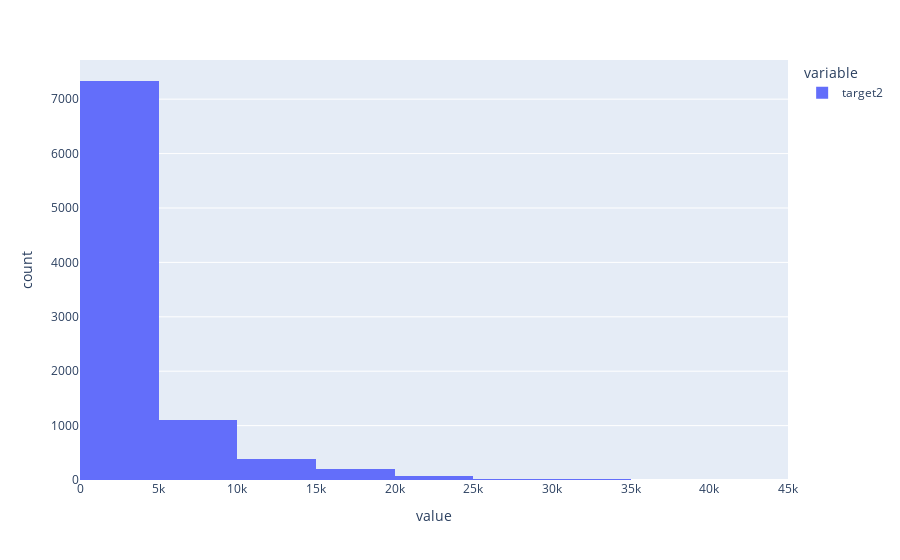

Source (notebook cell):
### Code cell
fig = plt.histogram(target2, nbins=10)
fig.show()

### Figure 1 — Plotly figure (JSON) as saved in the notebook; plotly's stock layout.template omitted (floating-point values rounded to 4 significant figures; data arrays with more than 128 entries replaced by an {"elided": "..."} marker saying what was removed)
{"data": [{"alignmentgroup": "True", "bingroup": "x", "hovertemplate": "variable=target2<br>value=%{x}<br>count=%{y}<extra></extra>", "legendgroup": "target2", "marker": {"color": "#636efa"}, "name": "target2", "nbinsx": 10, "offsetgroup": "target2", "orientation": "v", "showlegend": true, "type": "histogram", "x": {"elided": "9135 int values"}, "xaxis": "x", "yaxis": "y"}], "layout": {"barmode": "relative", "legend": {"title": {"text": "variable"}, "tracegroupgap": 0}, "margin": {"t": 60}, "xaxis": {"anchor": "y", "domain": [0, 1], "title": {"text": "value"}}, "yaxis": {"anchor": "x", "domain": [0, 1], "title": {"text": "count"}}}}
